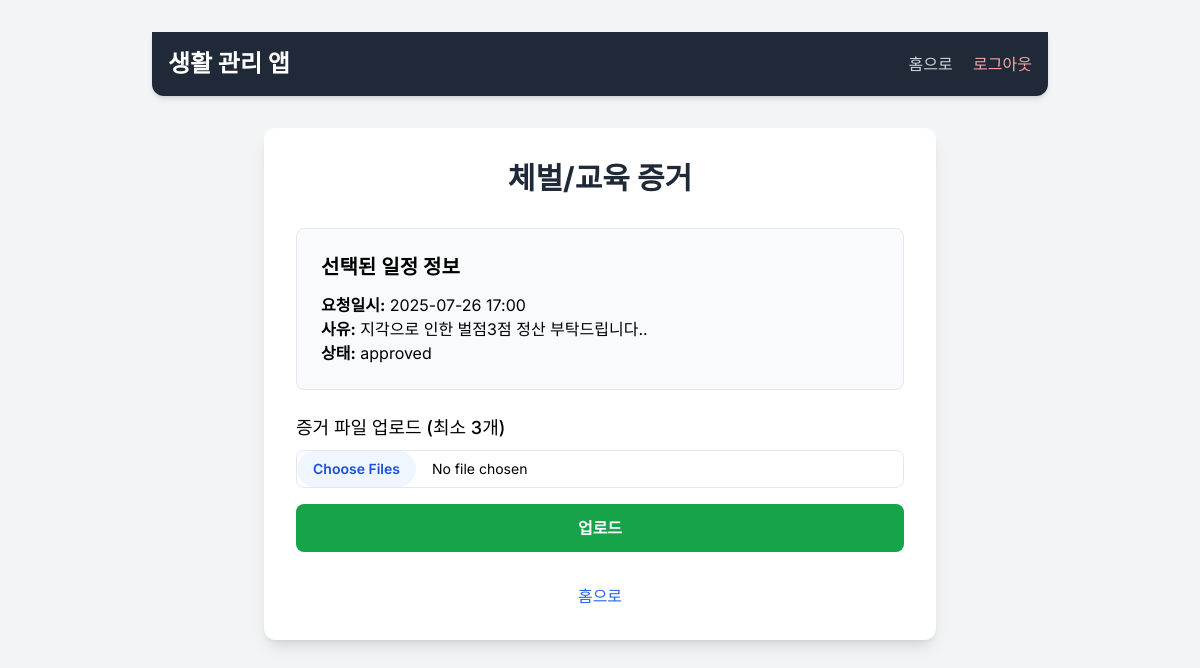
The app's page /upload_punishment_evidence/1 (signed in) with its own data.
### app.py (models this page shows, shortened)
class PunishmentSchedule(db.Model):
    id = db.Column(db.Integer, primary_key=True)
    user_id = db.Column(db.Integer, db.ForeignKey('user.id'), nullable=False)
    requested_datetime = db.Column(db.DateTime, nullable=False)
    reason = db.Column(db.Text, nullable=False)
    requested_tool = db.Column(db.String(50), nullable=True)
    status = db.Column(db.String(20), default='pending', nullable=False)
    admin_notes = db.Column(db.Text, nullable=True)
    approved_datetime = db.Column(db.DateTime, nullable=True)
    timestamp = db.Column(db.DateTime, default=datetime.now, nullable=False)
    evidence_filenames = db.Column(db.Text, nullable=True, default='[]')
    evidence_uploaded = db.Column(db.Boolean, nullable=False, default=False)
    points_to_resolve = db.Column(db.Integer, nullable=False, default=0)
    user = db.relationship('User', backref=db.backref('punishment_schedules', lazy=True))

### app.py (the view, shortened to what this page needs)
@app.route('/upload_punishment_evidence', methods=['GET'])
@app.route('/upload_punishment_evidence/<int:schedule_id>', methods=['GET', 'POST'])
def upload_punishment_evidence(schedule_id=None):
    if 'user_id' not in session: return flash("권한 없음", 'error'), redirect(url_for('login'))
    user_role = session.get('role')
    if schedule_id is None:
        query = PunishmentSchedule.query
        if user_role == 'sub':
            query = query.filter(PunishmentSchedule.user_id == session['user_id'], PunishmentSchedule.status.in_(['approved', 'rescheduled', 'evidence_uploaded', 'completed']))
        else:
            query = query.filter(PunishmentSchedule.status.in_(['evidence_uploaded', 'completed']))
        schedules = query.order_by(db.desc(PunishmentSchedule.requested_datetime)).all()
        return render_template('upload_punishment_evidence.html', schedules=schedules, schedule_id=None, user_role=user_role)
    else:
        schedule = PunishmentSchedule.query.get_or_404(schedule_id)
        if user_role == 'sub' and schedule.user_id != session['user_id']:
            return flash("권한 없음", 'error'), redirect(url_for('home'))
        evidence_files = []
        try:
            if schedule.evidence_filenames: evidence_files = json.loads(schedule.evidence_filenames)
        except (json.JSONDecodeError, TypeError): pass
        return render_template('upload_punishment_evidence.html', schedule=schedule, schedule_id=schedule_id, user_role=user_role, evidence_files=evidence_files)

### templates/upload_punishment_evidence.html (shortened to what this page needs)
{% extends "base.html" %}
{% block content %}
<div class="bg-white p-8 rounded-xl shadow-lg w-full max-w-2xl mx-auto">
    <h2 class="text-3xl font-bold text-center text-gray-800 mb-8">체벌/교육 증거</h2>
    {% if schedule_id is none %}
        <p class="text-gray-700 text-lg mb-4 text-center">증거를 업로드하거나 조회할 일정을 선택하세요.</p>
        <div class="space-y-4 mb-8">
            {% for item in schedules %}
                <div class="bg-gray-50 p-4 rounded-lg shadow-sm flex justify-between items-center">
                    <div>
                        <p class="font-medium">{{ item.requested_datetime.strftime('%Y-%m-%d %H:%M') }}</p>
                        <p class="text-sm text-gray-600">{{ item.reason }}</p>
                    </div>
                    <a href="{{ url_for('upload_punishment_evidence', schedule_id=item.id) }}" class="px-4 py-2 bg-blue-600 text-white rounded-lg hover:bg-blue-700 text-sm">
                        {% if item.status == 'completed' or item.status == 'evidence_uploaded' %}
                            증거 보기
                        {% else %}
                            증거 업로드
                        {% endif %}
                    </a>
                </div>
            {% else %}
                <p class="text-center text-gray-600">증거를 업로드/조회할 일정이 없습니다.</p>
            {% endfor %}
        </div>
    {% elif schedule %}
        <div class="bg-gray-50 p-6 rounded-lg border mb-6">
            <h3 class="text-xl font-semibold mb-3">선택된 일정 정보</h3>
            <p><strong>요청일시:</strong> {{ schedule.requested_datetime.strftime('%Y-%m-%d %H:%M') }}</p>
            <p><strong>사유:</strong> {{ schedule.reason }}</p>
            <p><strong>상태:</strong> {{ schedule.status }}</p>
        </div>
        {% if user_role == 'sub' and schedule.status in ['approved', 'rescheduled'] %}
            <form action="{{ url_for('upload_punishment_evidence', schedule_id=schedule.id) }}" method="post" enctype="multipart/form-data">
                <label for="evidence_files" class="block text-lg font-medium mb-2">증거 파일 업로드 (최소 3개)</label>
                <input type="file" name="evidence_files" id="evidence_files" multiple required accept="image/*,video/*" class="block w-full text-sm border rounded-lg cursor-pointer file:mr-4 file:py-2 file:px-4 file:rounded-full file:border-0 file:text-sm file:font-semibold file:bg-blue-50 file:text-blue-700 hover:file:bg-blue-100">
                <button type="submit" class="w-full mt-4 bg-green-600 text-white py-3 rounded-lg font-semibold hover:bg-green-700">업로드</button>
            </form>
        {% endif %}
    {% endif %}
    <div class="mt-8 text-center">
        <a href="{{ url_for('home') }}" class="text-blue-600 hover:underline">홈으로</a>
    </div>
</div>
{% endblock %}

### templates/base.html (style rules this page uses)
body { font-family: 'Inter', sans-serif; }

### records on screen
PunishmentSchedule: requested_datetime "2025-07-26 17:00", reason "지각으로 인한 벌점3점 정산 부탁드립니다..", status "approved"
